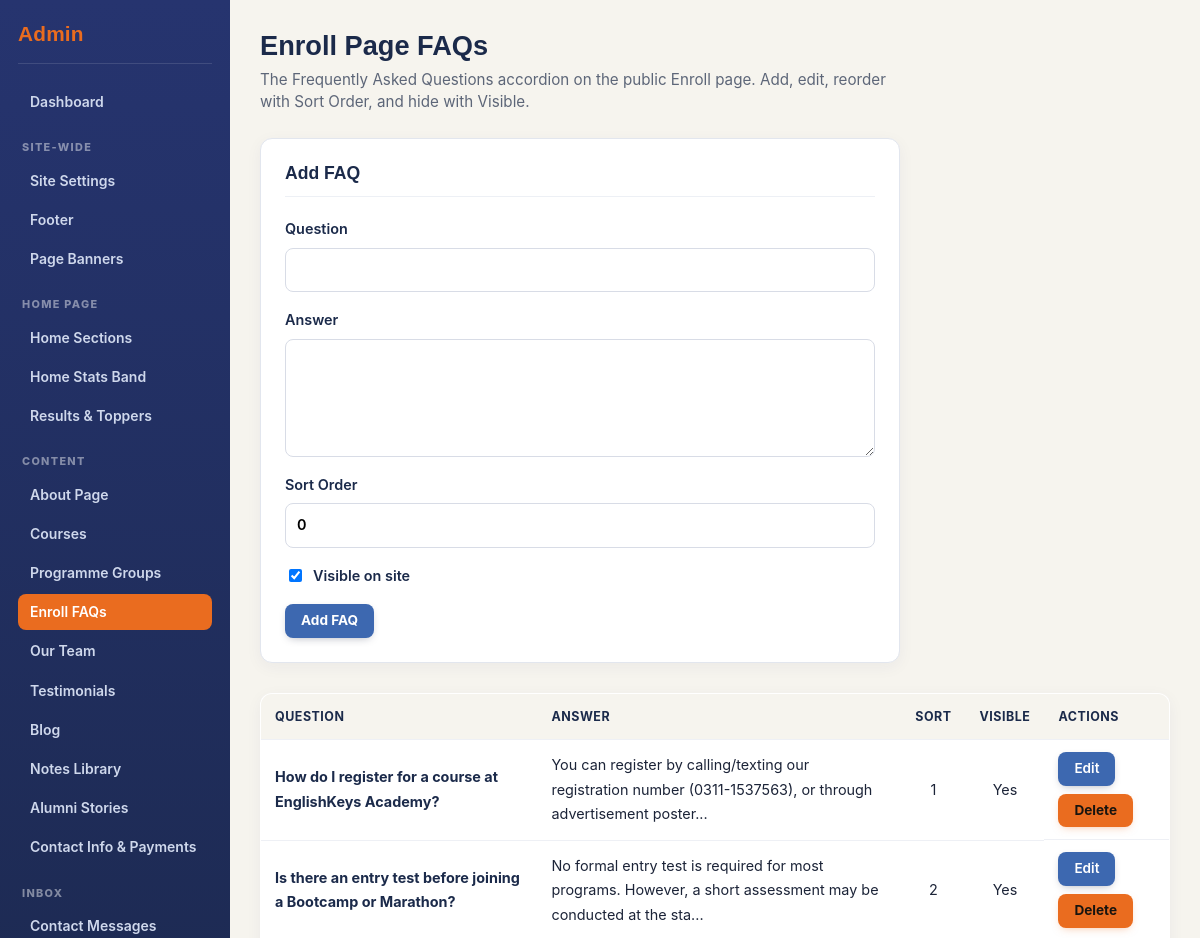
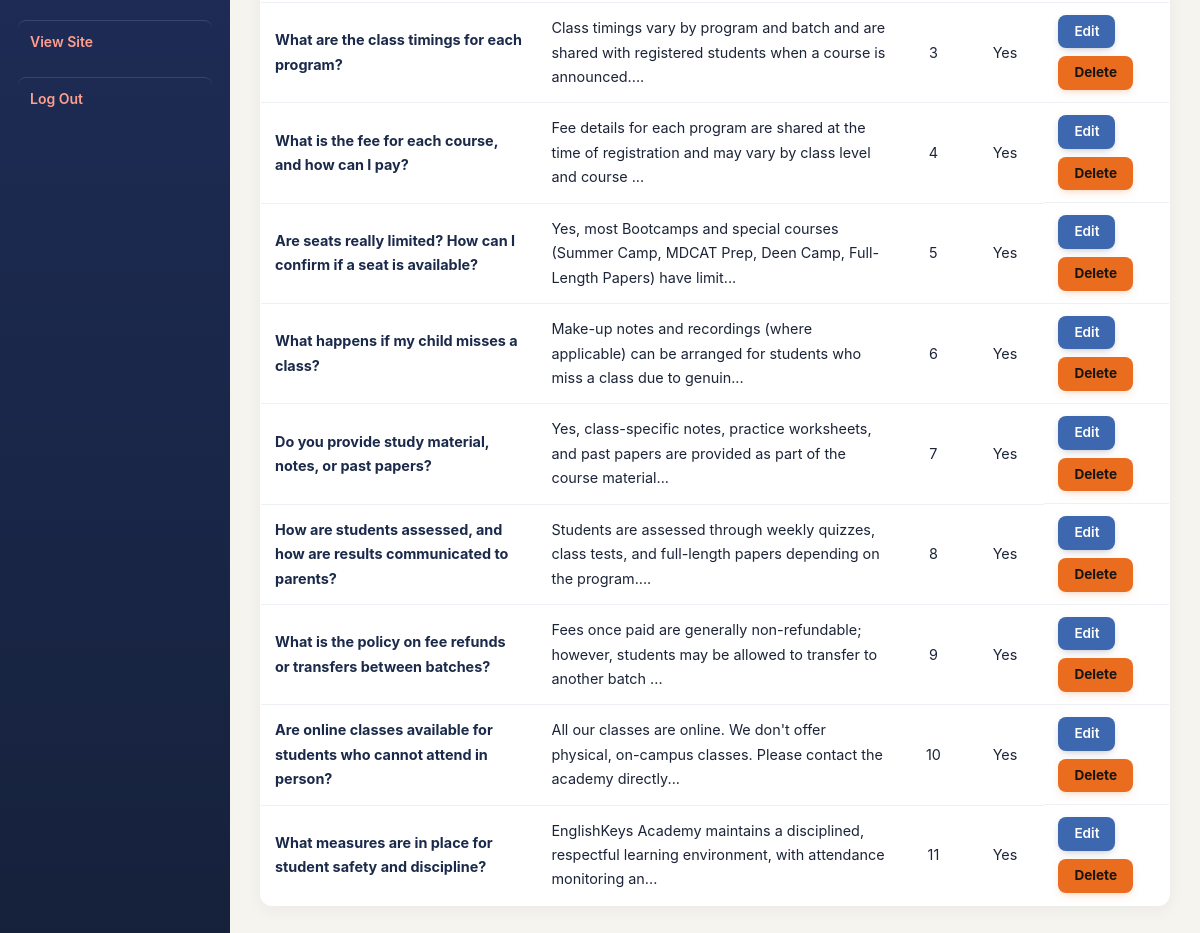
The page /admin/faqs.php (signed in) on the database its author committed (2 pictures, top to bottom).
### tables this page shows
CREATE TABLE faqs (
    id INT AUTO_INCREMENT PRIMARY KEY,
    page_slug VARCHAR(60) NOT NULL DEFAULT 'courses',
    question VARCHAR(300) NOT NULL,
    answer TEXT NOT NULL,
    sort_order INT NOT NULL DEFAULT 0,
    is_active TINYINT(1) NOT NULL DEFAULT 1,
    INDEX idx_faqs_page (page_slug, is_active)
);

### includes/functions.php (called while the page is built, shortened)
<?php
function e(?string $value): string
{
    return htmlspecialchars($value ?? '', ENT_QUOTES, 'UTF-8');
}

### admin/faqs.php (the view, shortened to what this page needs)
<?php
require_once __DIR__ . '/partials/header.php';
$db = getDb();
$editing = null;
$faqs = $db->query("SELECT * FROM faqs WHERE page_slug = 'courses' ORDER BY sort_order, id")->fetchAll();
?>
<h1>Enroll Page FAQs</h1>
<p class="admin-page-intro">The Frequently Asked Questions accordion on the public Enroll page. Add, edit, reorder with Sort Order, and hide with Visible.</p>
<form method="post" class="admin-form">
  <h2><?= $editing ? 'Edit FAQ' : 'Add FAQ' ?></h2>
  <label>Question
    <input type="text" name="question" value="<?= e($editing['question'] ?? '') ?>" required>
  </label>
  <label>Answer
    <textarea name="answer" rows="4" required><?= e($editing['answer'] ?? '') ?></textarea>
  </label>
  <label>Sort Order
    <input type="number" name="sort_order" value="<?= (int)($editing['sort_order'] ?? 0) ?>">
  </label>
  <label class="checkbox-label">
    <input type="checkbox" name="is_active" <?= (!$editing || $editing['is_active']) ? 'checked' : '' ?>>
    Visible on site
  </label>
  <button type="submit"><?= $editing ? 'Update FAQ' : 'Add FAQ' ?></button>
</form>
<table class="admin-table">
  <thead>
    <tr><th>Question</th><th>Answer</th><th class="col-center">Sort</th><th class="col-center">Visible</th><th>Actions</th></tr>
  </thead>
  <tbody>
    <?php foreach ($faqs as $f): ?>
      <tr>
        <td class="cell-title"><?= e($f['question']) ?></td>
        <td><?= e(mb_strimwidth($f['answer'], 0, 110, '...')) ?></td>
        <td class="col-center"><?= (int)$f['sort_order'] ?></td>
        <td class="col-center"><?= $f['is_active'] ? 'Yes' : 'No' ?></td>
        <td class="actions-cell">
          <a href="faqs.php?edit=<?= (int)$f['id'] ?>">Edit</a>
          <form method="post" class="inline-form" onsubmit="return confirm('Delete this FAQ?');">
            <button type="submit" class="link-button link-button-danger">Delete</button>
          </form>
        </td>
      </tr>
    <?php endforeach; ?>
  </tbody>
</table>
<?php require_once __DIR__ . '/partials/footer.php'; ?>

### assets/css/admin.css (style rules this page uses)
.admin-body { background: var(--bg, #f4f5f8); margin: 0; font-family: 'Inter', -apple-system, BlinkMacSystemFont, "Segoe UI", sans-serif; }
.admin-content h1 { font-family: 'Manrope', sans-serif; color: var(--navy, #1B2A4A); font-size: 1.7rem; font-weight: 800; margin: 0 0 6px; }
.admin-content > p:first-of-type { color: var(--muted, #5D6678); font-size: 0.95rem; margin: 0 0 24px; max-width: 640px; }
.admin-page-intro { color: #6b7280; font-size: 0.92rem; line-height: 1.5; margin: 0 0 22px; max-width: 680px; }
.admin-form { display: flex; flex-direction: column; gap: 16px; background: #fff; border: 1px solid #e2e6ee; border-radius: 12px; padding: 24px; margin-bottom: 30px; max-width: 640px; box-shadow: 0 4px 16px rgba(30,42,102,.05); }
.admin-form h2 { font-family: 'Manrope', sans-serif; color: var(--navy, #1B2A4A); font-size: 1.1rem; margin: 0 0 4px; padding-bottom: 12px; border-bottom: 1px solid #edf0f5; }
.admin-form label { display: flex; flex-direction: column; gap: 6px; font-weight: 600; font-size: 0.9rem; color: var(--navy, #1B2A4A); }
.admin-form input[type="text"], .admin-form input[type="email"], .admin-form input[type="tel"], .admin-form input[type="number"], .admin-form input[type="file"], .admin-form input[type="color"], .admin-form select, .admin-form textarea { font: inherit; padding: 9px 11px; border: 1.5px solid #d8dce6; border-radius: 8px; background: #fff; transition: border-color .2s ease, box-shadow .2s ease; }
.checkbox-label { flex-direction: row !important; align-items: center; gap: 8px !important; }
.admin-form button[type="submit"], .admin-body button[type="submit"], .login-box button, .button-secondary, .btn-draft, .actions-cell > a, .link-button { display: inline-flex; align-items: center; justify-content: center; gap: 6px; padding: 8px 16px; border: none; border-radius: 8px; font: inherit; font-size: 0.85rem; font-weight: 700; line-height: 1.3; text-decoration: none; white-space: nowrap; cursor: pointer; background: var(--nn-blue, #3D68B0); color: #fff; box-shadow: 0 3px 10px -4px rgba(18,25,56,.4); transition: filter .15s ease, transform .15s ease, box-shadow .15s ease; }
.admin-form button[type="submit"], .admin-body button[type="submit"], .login-box button, .button-secondary, .btn-draft { align-self: flex-start; }
.button-secondary, .admin-body button.btn-draft, .admin-body button.link-button.link-button-danger { background: var(--orange, #EA6C1F); color: #18140f; box-shadow: 0 3px 10px -4px rgba(234,108,31,.5); }
.admin-table { width: 100%; border-collapse: collapse; background: #fff; border: 1px solid #e2e6ee; border-radius: 12px; overflow: hidden; box-shadow: 0 4px 16px rgba(30,42,102,.05); }
.admin-table th, .admin-table td { padding: 12px 14px; border-bottom: 1px solid #eef0f5; text-align: left; font-size: 0.9rem; vertical-align: middle; }
.admin-table th { background: var(--bg, #f4f5f8); color: var(--navy, #1B2A4A); font-weight: 700; font-size: 0.78rem; letter-spacing: .04em; text-transform: uppercase; }
.admin-table tr:last-child td { border-bottom: none; }
.admin-table td a { font-weight: 600; }
.inline-form { display: inline-block; margin: 0 0 0 10px; }
.admin-form textarea { resize: vertical; font-family: inherit; }
.actions-cell { display: flex; gap: 8px; align-items: center; flex-wrap: wrap; }
.actions-cell .inline-form { display: contents; }
.admin-table td.col-center, .admin-table th.col-center { text-align: center; }
.admin-table td.cell-title { font-weight: 700; color: var(--navy, #1B2A4A); }

### rows shown on the page
faqs: question "How do I register for a course at EnglishKeys Academy?", answer "You can register by calling/texting our registration number (0311-1537563), or through advertisement poster...", sort_order "1", is_active "Yes"
faqs: question "Is there an entry test before joining a Bootcamp or Marathon?", answer "No formal entry test is required for most programs. However, a short assessment may be conducted at the sta...", sort_order "2", is_active "Yes"
faqs: question "What are the class timings for each program?", answer "Class timings vary by program and batch and are shared with registered students when a course is announced....", sort_order "3", is_active "Yes"
faqs: question "What is the fee for each course, and how can I pay?", answer "Fee details for each program are shared at the time of registration and may vary by class level and course ...", sort_order "4", is_active "Yes"
faqs: question "Are seats really limited? How can I confirm if a seat is available?", answer "Yes, most Bootcamps and special courses (Summer Camp, MDCAT Prep, Deen Camp, Full-Length Papers) have limit...", sort_order "5", is_active "Yes"
faqs: question "What happens if my child misses a class?", answer "Make-up notes and recordings (where applicable) can be arranged for students who miss a class due to genuin...", sort_order "6", is_active "Yes"
faqs: question "Do you provide study material, notes, or past papers?", answer "Yes, class-specific notes, practice worksheets, and past papers are provided as part of the course material...", sort_order "7", is_active "Yes"
faqs: question "How are students assessed, and how are results communicated to parents?", answer "Students are assessed through weekly quizzes, class tests, and full-length papers depending on the program....", sort_order "8", is_active "Yes"
faqs: question "What is the policy on fee refunds or transfers between batches?", answer "Fees once paid are generally non-refundable; however, students may be allowed to transfer to another batch ...", sort_order "9", is_active "Yes"
faqs: question "Are online classes available for students who cannot attend in person?", answer "All our classes are online. We don't offer physical, on-campus classes. Please contact the academy directly...", sort_order "10", is_active "Yes"
faqs: question "What measures are in place for student safety and discipline?", answer "EnglishKeys Academy maintains a disciplined, respectful learning environment, with attendance monitoring an...", sort_order "11", is_active "Yes"

### other values the page prints
$label "Dashboard"
$groupLabel "SITE-WIDE"
$label "Site Settings"
$label "Footer"
$label "Page Banners"
$groupLabel "HOME PAGE"
$label "Home Sections"
$label "Home Stats Band"
$label "Results & Toppers"
$groupLabel "CONTENT"
$label "About Page"
$label "Courses"
$label "Programme Groups"
$label "Enroll FAQs"
$label "Our Team"
